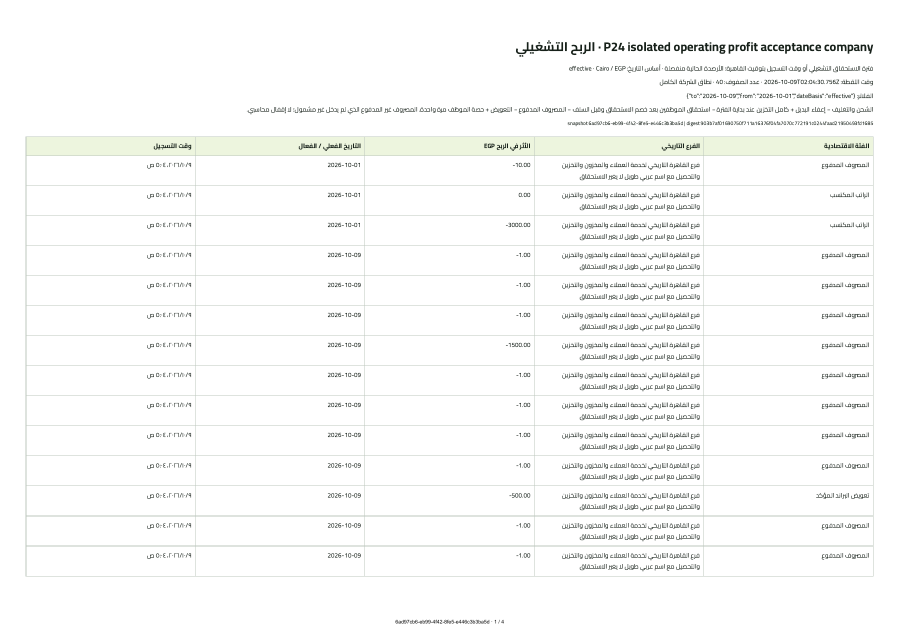
#> input picture docs/verification/P24/pdf-pages/browser-long-large-1.png, 1800 x 1273 px (shown at 1/2 size); its folder holds only this picture in this run
$ python inspect-artifacts.py ../../../docs/verification/P24/pdf-pages/browser-long-large-1.png
#> lines starting #> are read from the running program, lines starting #| are printed output that depends on the picture
"""Independent XLSX/PDF identity, exact money and page rendering checks for P24."""
from pathlib import Path
import json, re, subprocess, sys
from pypdf import PdfReader
from openpyxl import load_workbook
from PIL import Image, ImageDraw

root = Path('docs/verification/P24')
poppler = Path(sys.argv[1])
renders = root / 'pdf-pages'
renders.mkdir(exist_ok=True)
checks = []
for pdf in sorted(root.glob('*.pdf')):
    workbook = pdf.with_suffix('.xlsx')
    assert workbook.exists(), f'Workbook missing: {pdf}'
    book = load_workbook(workbook, data_only=False)
    report, source, context = book['التقرير'], book['المصادر'], book['سياق وأرصدة']
    snapshot_id = re.search(r'snapshot ([a-f0-9-]+)', str(report.cell(5, 1).value)).group(1)
    reader = PdfReader(pdf)
    text = '\n'.join(p.extract_text() for p in reader.pages)
    assert snapshot_id in text.replace('\n',''), f'Snapshot mismatch: {pdf}'
    assert all(c.data_type != 'f' for s in book for row in s for c in row), f'Formula cell: {workbook}'
    assert report.sheet_view.rightToLeft, f'RTL missing: {workbook}'
    raw_context = {str(context.cell(i,1).value):str(context.cell(i,2).value) for i in range(1,context.max_row+1)}
    profit = json.loads(raw_context['profit'])
    amounts = [json.loads(source.cell(i,6).value)['amountMinor'] for i in range(2,source.max_row+1)]
    total = sum(int(n) for n in amounts)
    assert str(total) == profit['profitMinor'], f'Source sum mismatch: {workbook}'
    assert sum(int(b['profitMinor']) for b in profit['branches']) == total, f'Branch sum mismatch: {workbook}'
    assert sum(int(c['amountMinor']) for c in profit['categories']) == total, f'Category sum mismatch: {workbook}'
    def display(n):
        a=abs(int(n)); return f'{a//100}.{a%100:02d}'
    for n in amounts + [str(total)]:
        assert display(n) in text, f'Exact amount missing from PDF: {pdf} amount {n}'
    assert all(isinstance(source.cell(i,1).value,str) for i in range(2,source.max_row+1)), 'Source IDs not text'
    assert all(source.cell(i,7).value and json.loads(source.cell(i,7).value)['sourceId'] for i in range(2,source.max_row+1)), 'Missing economic source provenance'
    subprocess.run([str(poppler/'pdftoppm.exe'),'-png','-scale-to','1800',str(pdf),str(renders/pdf.stem)],check=True,capture_output=True)
    checks.append({'pdf':str(pdf),'workbook':str(workbook),'snapshotId':snapshot_id,'pages':len(reader.pages),'rows':source.max_row-1,'profitMinor':str(total),'rtl':True,'formulaCells':0,'sourceCategoryBranchTotalsAgree':True,'exactPDFValuesPresent':True})
images = sorted(p for p in renders.glob('*.png') if not p.name.startswith('contact-'))
for start in range(0,len(images),4):
    canvas=Image.new('RGB',(1800,1400),'white'); draw=ImageDraw.Draw(canvas)
#> after `canvas = Image.new('RGB', (1800, 1400), 'white')`: canvas: PIL image 1800x1400 RGB; every value is 255
    for i,path in enumerate(images[start:start+4]):
        im=Image.open(path).convert('RGB'); im.thumbnail((880,640))
#> further down, im is the input picture: PIL image 1800x1273 RGB; mean R, G, B 249, 249.6, 248.7
#> after `im.thumbnail((880, 640))`:
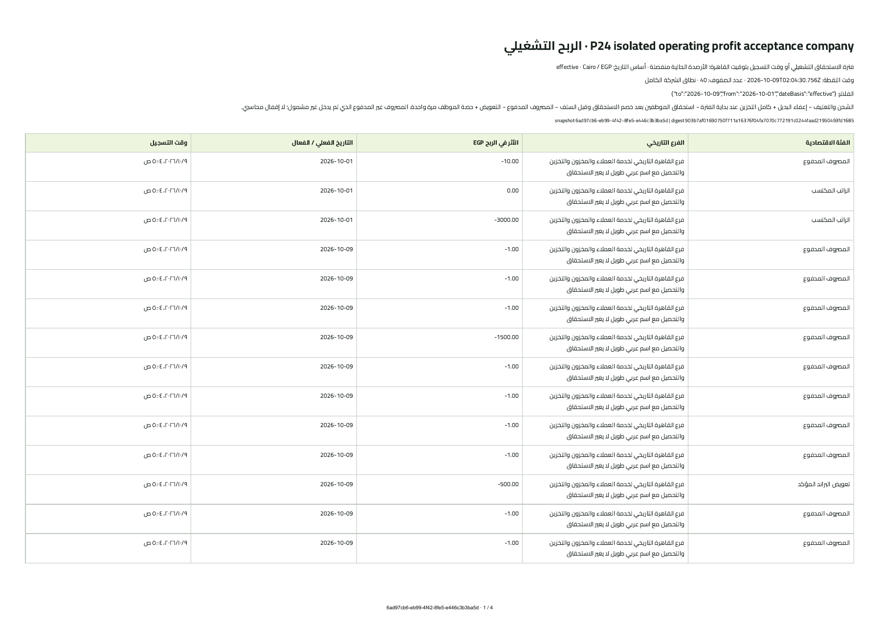
#> im: PIL image 880x622 RGB; mean R, G, B 248.8, 249.4, 248.5
        x=(i%2)*900; y=(i//2)*700
        canvas.paste(im,(x,y+35)); draw.text((x+10,y+10),path.name,fill='black')
#> after `canvas.paste(im, (x, y + 35))`:
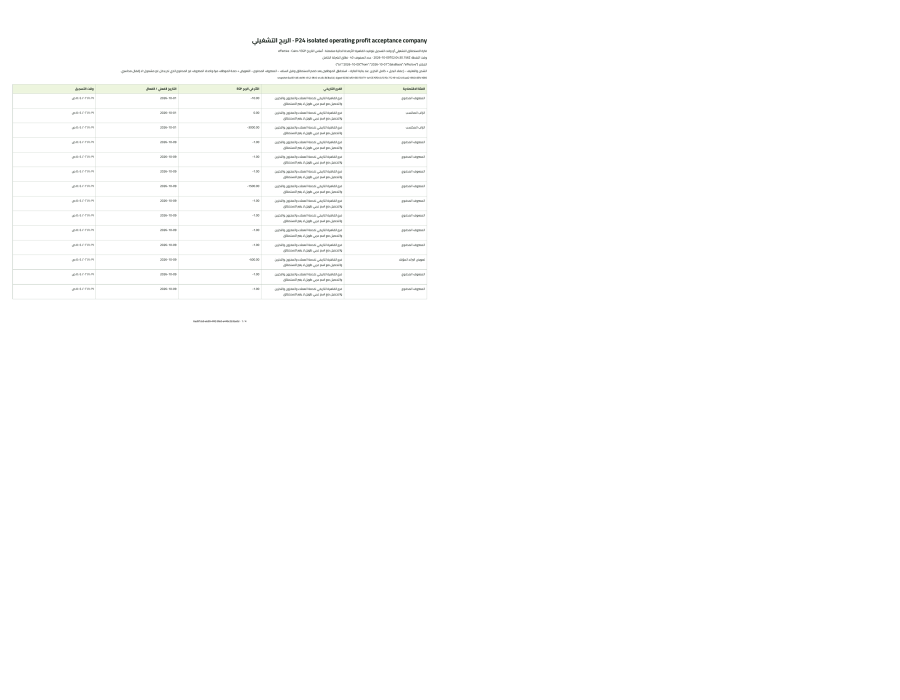
#> canvas: PIL image 1800x1400 RGB (shown at 1/2 size); mean R, G, B 253.6, 253.8, 253.6
    canvas.save(renders/f'contact-{start//4+1}.png')
result={'pdfs':checks,'renderedPages':len(images),'visualInspection':'Record separately after viewing every rendered page.'}
(root/'artifact-inspection.json').write_text(json.dumps(result,indent=2),encoding='utf-8')
print(json.dumps(result,indent=2))

$ run again, on docs/verification/P24/pdf-pages/browser-long-large-3.png
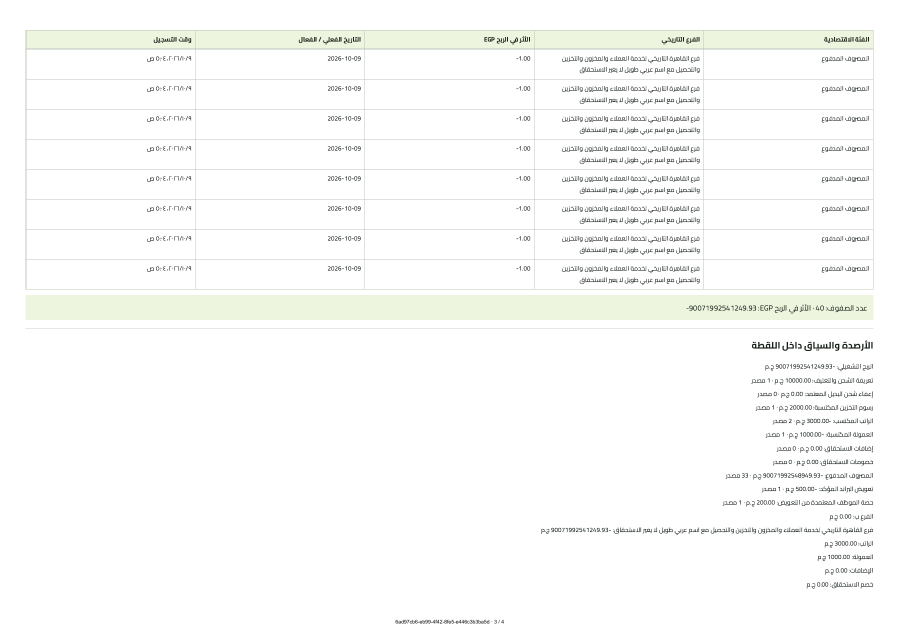
#> input picture docs/verification/P24/pdf-pages/browser-long-large-3.png, 1800 x 1273 px (shown at 1/2 size)
#> im is the input picture: PIL image 1800x1273 RGB; mean R, G, B 250.1, 250.9, 249.2
#> `im.thumbnail((880, 640))`:
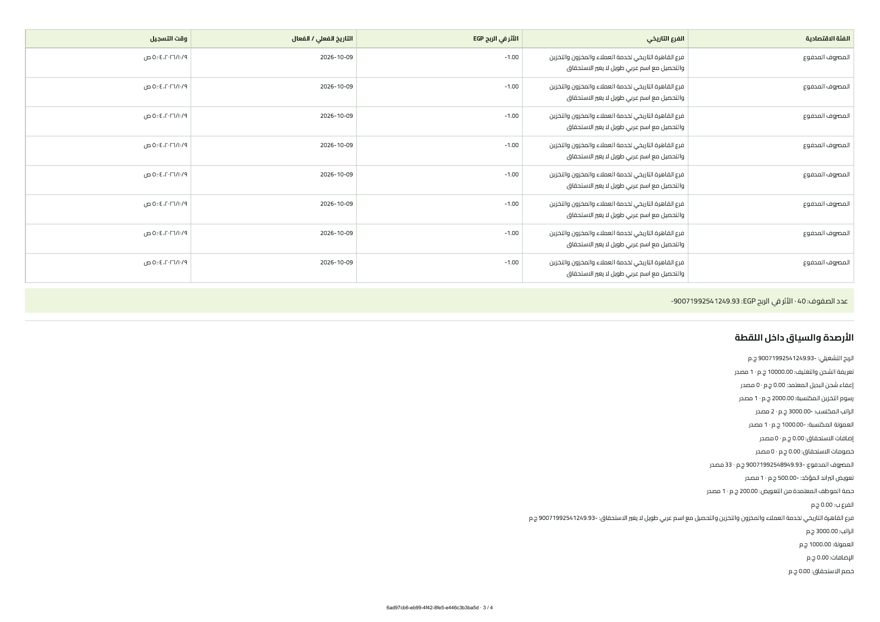
#> im: PIL image 880x622 RGB; mean R, G, B 250, 250.7, 249.1
#> `canvas.paste(im, (x, y + 35))`:
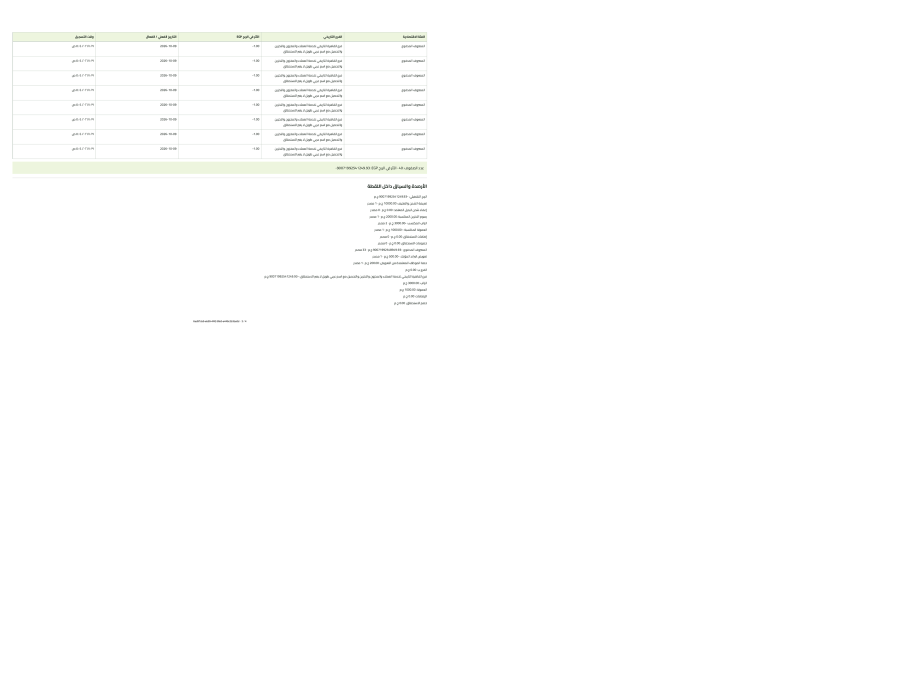
#> canvas: PIL image 1800x1400 RGB (shown at 1/2 size); mean R, G, B 253.9, 254.1, 253.7
